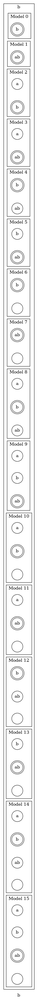
#> input picture dot/input.png, 38 x 1000 px, shrunk from 164 x 4349 before the run
$ python rearrange.py
#> lines starting #> are read from the running program, lines starting #| are printed output that depends on the picture; after the words box and inside, x2 and y2 are one past the last pixel; in counts of white or black regions, pixels touching at a corner belong together
import cv2

image = cv2.imread('input.png')
#> image is the input picture: shape (1000, 38, 3); min 78, max 255, mean 236.3
blur = cv2.pyrMeanShiftFiltering(image, 11, 21)
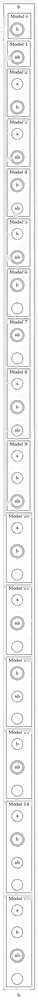
#> blur: shape (1000, 38, 3); min 78, max 255, mean 236.7
gray = cv2.cvtColor(blur, cv2.COLOR_BGR2GRAY)
thresh = cv2.threshold(gray, 0, 255, cv2.THRESH_BINARY_INV + cv2.THRESH_OTSU)[1]
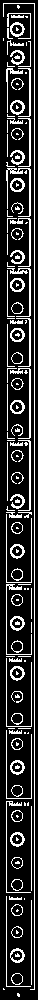
#> thresh: shape (1000, 38); 19.5% white in thin lines or dots, all inside (x1, y1, x2, y2) = (3, 3, 35, 997)

squares = []

cnts = cv2.findContours(thresh, cv2.RETR_EXTERNAL, cv2.CHAIN_APPROX_SIMPLE)
#> cnts = 129 contours, 79 with area under 20; largest, box (x1, y1, x2, y2) and area: (10, 616, 25, 631) 152, (10, 100, 25, 115) 151, (10, 666, 25, 681) 150, (10, 544, 25, 559) 150, (10, 948, 25, 963) 150
cnts = cnts[0] if len(cnts) == 2 else cnts[1]
area_tresh_hold = 10000
for c in cnts:
    peri = cv2.arcLength(c, True)
    approx = cv2.approxPolyDP(c, 0.015 * peri, True)
    area = cv2.contourArea(c)
    if len(approx) == 4 and area > area_tresh_hold:
        x,y,w,h = cv2.boundingRect(approx)
        cv2.rectangle(image,(x,y),(x+w,y+h),(36,255,12),2)
        square = image[y:y+h, x:x+w]
        squares.append(square)
#> this loop made 129 passes
#> (peri, area) on passes 3, 4, 5, 6, 11, 12, 13, 14, 18, 19, 20, 21: (36.97, 99), (46.63, 150), (36.97, 96), (36.97, 98), (37.56, 98.5), (36.97, 96), (46.63, 149), (37.56, 100.5), (273.8, 27), (36.97, 96), (46.63, 150), (36.97, 100)
#> after the loop, squares = []

cv2.imshow('thresh', thresh)
cv2.imshow('image', image)
cv2.waitKey()

$ run again, with dot/dot.png copied over dot/input.png
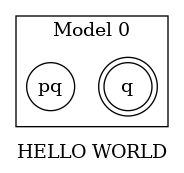
#> input picture dot/dot.png, 184 x 173 px
#> image is the input picture: shape (173, 184, 3); min 0, max 255, mean 235.8
#> `thresh = cv2.threshold(gray, 0, 255, cv2.THRESH_BINARY_INV + cv2.THRES..`:
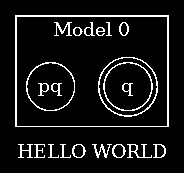
#> thresh: shape (173, 184); 8.7% white in thin lines or dots, all inside (x1, y1, x2, y2) = (15, 15, 169, 158)
#> cnts = 10 contours, 3 with area under 20; largest, box (x1, y1, x2, y2) and area: (15, 15, 169, 127) 16983, (112, 144, 126, 158) 136, (72, 144, 86, 158) 136, (153, 144, 166, 158) 118, (127, 144, 152, 158) 84, (92, 144, 112, 158) 43, (18, 144, 33, 158) 32
#> the loop `for c in cnts:` made 10 passes
#> (peri, approx, area, x, y, w, h) on pass 10: (528, [[15, 15], [15, 126], [168, 126], [168, 15]], 16983, 15, 15, 154, 112)
#> after the loop `for c in cnts:`:
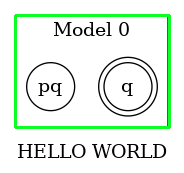
#> image: shape (173, 184, 3); 5% of pixels changed, all inside (x1, y1, x2, y2) = (14, 14, 171, 129)
#> after the loop `for c in cnts:`: squares = 1 item
